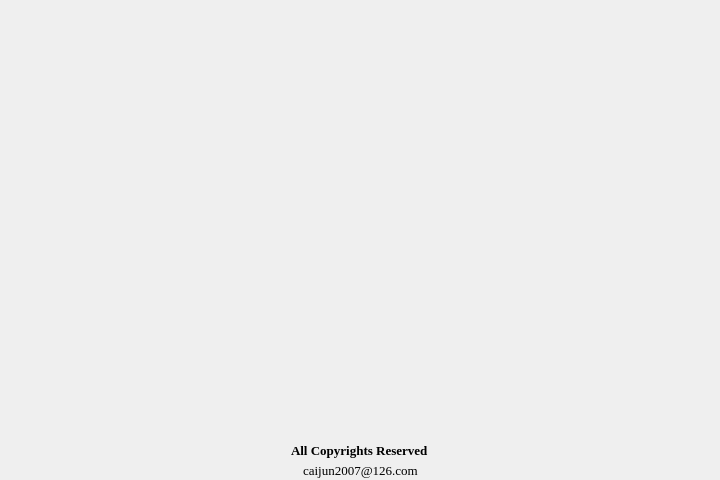
<?xml version="1.0" encoding="UTF-8"?>
<ui version="4.0">
 <class>MfgInfo</class>
 <widget class="QWidget" name="MfgInfo">
  <property name="geometry">
   <rect>
    <x>0</x>
    <y>0</y>
    <width>720</width>
    <height>480</height>
   </rect>
  </property>
  <property name="windowTitle">
   <string>Form</string>
  </property>
  <layout class="QGridLayout" name="gridLayout">
   <property name="leftMargin">
    <number>0</number>
   </property>
   <property name="topMargin">
    <number>0</number>
   </property>
   <property name="rightMargin">
    <number>0</number>
   </property>
   <property name="bottomMargin">
    <number>0</number>
   </property>
   <property name="spacing">
    <number>0</number>
   </property>
   <item row="0" column="0">
    <widget class="QWidget" name="widget_logo" native="true">
     <property name="sizePolicy">
      <sizepolicy hsizetype="Preferred" vsizetype="Expanding">
       <horstretch>0</horstretch>
       <verstretch>0</verstretch>
      </sizepolicy>
     </property>
     <property name="styleSheet">
      <string notr="true"/>
     </property>
    </widget>
   </item>
   <item row="1" column="0">
    <layout class="QHBoxLayout" name="horizontalLayout_2">
     <item>
      <spacer name="horizontalSpacer">
       <property name="orientation">
        <enum>Qt::Horizontal</enum>
       </property>
       <property name="sizeHint" stdset="0">
        <size>
         <width>40</width>
         <height>20</height>
        </size>
       </property>
      </spacer>
     </item>
     <item>
      <widget class="QLabel" name="label_copyright">
       <property name="font">
        <font>
         <family>Times New Roman</family>
         <pointsize>10</pointsize>
         <weight>75</weight>
         <bold>true</bold>
        </font>
       </property>
       <property name="text">
        <string>All Copyrights Reserved</string>
       </property>
      </widget>
     </item>
     <item>
      <spacer name="horizontalSpacer_2">
       <property name="orientation">
        <enum>Qt::Horizontal</enum>
       </property>
       <property name="sizeHint" stdset="0">
        <size>
         <width>40</width>
         <height>20</height>
        </size>
       </property>
      </spacer>
     </item>
    </layout>
   </item>
   <item row="2" column="0">
    <layout class="QHBoxLayout" name="horizontalLayout">
     <item>
      <spacer name="horizontalSpacer_3">
       <property name="orientation">
        <enum>Qt::Horizontal</enum>
       </property>
       <property name="sizeHint" stdset="0">
        <size>
         <width>40</width>
         <height>20</height>
        </size>
       </property>
      </spacer>
     </item>
     <item>
      <widget class="QLabel" name="label_contactInfo">
       <property name="font">
        <font>
         <family>Times New Roman</family>
         <pointsize>10</pointsize>
        </font>
       </property>
       <property name="layoutDirection">
        <enum>Qt::LeftToRight</enum>
       </property>
       <property name="autoFillBackground">
        <bool>false</bool>
       </property>
       <property name="text">
        <string>caijun2007@126.com</string>
       </property>
      </widget>
     </item>
     <item>
      <spacer name="horizontalSpacer_4">
       <property name="orientation">
        <enum>Qt::Horizontal</enum>
       </property>
       <property name="sizeHint" stdset="0">
        <size>
         <width>40</width>
         <height>20</height>
        </size>
       </property>
      </spacer>
     </item>
    </layout>
   </item>
  </layout>
 </widget>
 <resources/>
 <connections/>
</ui>
